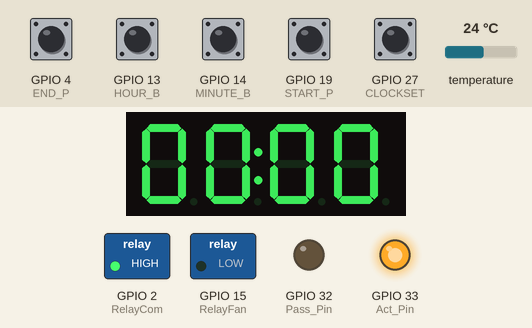
Recording of a sketch running on a simulated ESP32. On the bench: 4-digit seven-segment display, switched loads named in the sketch (green lamp = pin HIGH), output pins drawn as LEDs (lit = HIGH). The test bench sets the inputs (shaded band); at power-on: GPIO 4 (END_P), GPIO 13 (HOUR_B), GPIO 14 (MINUTE_B), GPIO 19 (START_P), GPIO 27 (CLOCKSET) HIGH, temperature 24 °C. The local clock reads 2024-03-15 10:24:30 at power-on unless the sketch sets it.

Above: at 1.2 s.
1.3 s: GPIO 19 (START_P) pulled LOW for 1 s
At 3.2 s:
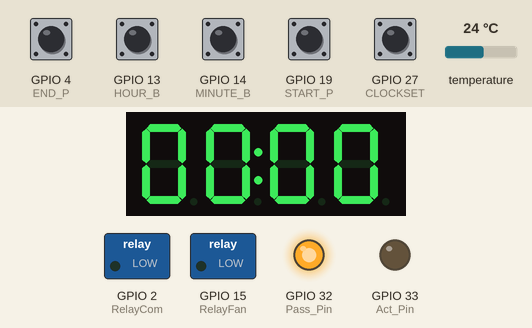
4.9 s: GPIO 13 (HOUR_B) pulled LOW for 1 s
At 7.1 s:
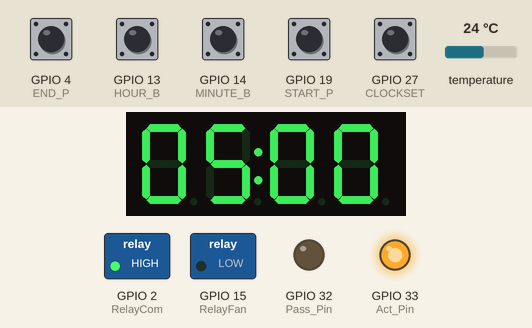
7.4 s: GPIO 14 (MINUTE_B) pulled LOW for 0.15 s
At 8.6 s:
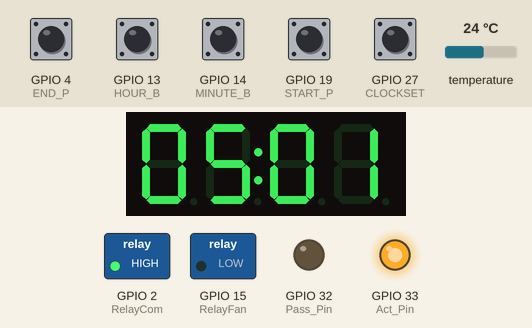
9.1 s: GPIO 27 (CLOCKSET) pulled LOW for 0.15 s
At 10.3 s:
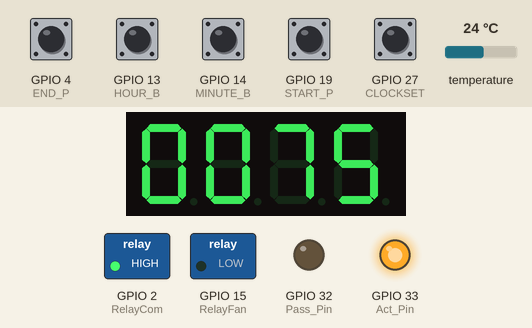
Timing chart, 0 to 12.1 s (numbered marks = the images above; inputs shaded):
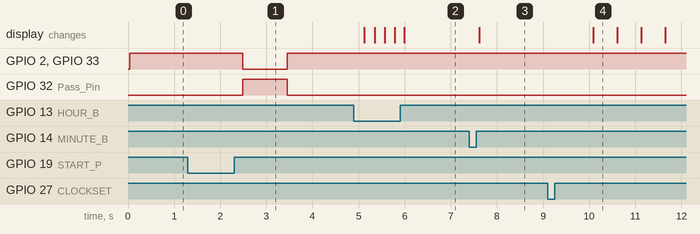

The sketch:

CONTROL_PANEL_TEST_CODE.ino
```cpp
#include <TM1637Display.h>
#include <OneWire.h>
#include <DallasTemperature.h>
#include <Wire.h>
#include "RTClib.h"

#define ONE_WIRE_BUS 16//temp sens
#define CLK 22//seven segment pins
#define DIO 23
#define CLOCKSET 27//buttons
#define HOUR_B 13
#define MINUTE_B 14
#define START_P 19
#define END_P 4
#define Pass_Pin 32 //PASSIVE LED
#define Act_Pin 33 //ACTIVE LED
#define RelayFan 15 // FAN
#define RelayCom 2 //Compressor

RTC_DS3231 rtc;

TM1637Display display(CLK,DIO);
OneWire oneWire(ONE_WIRE_BUS);
DallasTemperature sensors(&oneWire);

int hours = 0;
int minutes = 0;
bool running = false;
bool countdownTrigger = false;
bool autoOverride = false;
int lastMinute = -1;
float temp = 0.0;
unsigned long previousMillis = 0;

void setup() {
  // put your setup code here, to run once:
  pinMode(HOUR_B, INPUT_PULLUP);
  pinMode(MINUTE_B, INPUT_PULLUP);
  pinMode(CLOCKSET, INPUT_PULLUP);
  pinMode(START_P, INPUT_PULLUP);
  pinMode(END_P, INPUT_PULLUP);
  pinMode(Pass_Pin, OUTPUT);
  pinMode(Act_Pin, OUTPUT);
  pinMode(RelayFan, OUTPUT);
  pinMode(RelayCom, OUTPUT);

  Serial.begin(9600); //FOR DEBUG SERIAL
  sensors.begin();
  display.setBrightness(0x0f);
  updateDisplay();

  Wire.begin(18, 21);  // SDA=18, SCL=21
  if (!rtc.begin()) {
    Serial.println("Couldn't find RTC");
    while (1);
  }
}

void updateDisplay() {
  int displayTime = hours * 100 + minutes; //For time display
  display.showNumberDecEx(displayTime, 0b01000000, true);

}

void countDown() {
  //makes timer start counting down
  if (minutes > 0) {
    minutes--;
  } else if (hours > 0) {
    hours--;
    minutes = 59;//decreases hours and turns minutes into 59
  } else {
    running = false;
    digitalWrite(Pass_Pin, LOW);
    digitalWrite(Act_Pin, HIGH);
    digitalWrite(RelayFan, LOW); //TURN OFF RELAY
    digitalWrite(RelayCom, HIGH); // TURN ON COMPRESSOR
  }

}

void toggleFan() {
  sensors.requestTemperatures();
  temp = sensors.getTempFByIndex(0);
  if (digitalRead(RelayCom) == HIGH) return; // skip fan control if compressor is on
  if (temp >= 41.0) { //DEFAULT 41
    //Serial.println(temp); //REMOVE ON FINAL DRAFT
    delay(200);
    digitalWrite(RelayFan, HIGH); //TURN ON RELAY
  } else if (temp <= 38.0) { //DEFAULT 38
    //Serial.println(temp); //REMOVE ON FINAL DRAFT
    delay(200);
    digitalWrite(RelayFan, LOW); //TURN OFF
  }
}

void flashTemperature() {
  sensors.requestTemperatures();
  float t = sensors.getTempFByIndex(0);
  int tempInt = (int)t;

  unsigned long startTime = millis();

  // Flash temperature for 3 seconds
  while (millis() - startTime < 3000) {
    display.showNumberDec(tempInt, true);   // Show temp
    delay(500);
    display.clear();                        // Blank display
    delay(500);
  }

  updateDisplay(); // Return to timer display
}

void loop() {
  DateTime now = rtc.now();
  int currentHour = now.hour();
  int currentMinute = now.minute();

  if (now.minute() != lastMinute) {
    autoOverride = false;
    lastMinute = now.minute();
  }

  //Serial.print("    Time: ");//REMOVE FOR FINAL
  //Serial.print(now.hour(), DEC);
  //erial.print(':');
  //Serial.print(now.minute(), DEC);
  //Serial.print(':');
  //Serial.print(now.second(), DEC);
  //Serial.println();
  //delay(1000); // Update every second

  if (digitalRead(CLOCKSET) == LOW) {
    delay(200);
    flashTemperature();  // show temp for 3 seconds
  }

  if (!autoOverride && !countdownTrigger && !running && currentHour == 17 && currentMinute == 0) { //DEFAULT HOUR 17 MINUTE 0
    hours = 1; //change to 3
    minutes = 0;
    running = true;
    countdownTrigger = true;
    digitalWrite(Pass_Pin, HIGH);
    digitalWrite(Act_Pin, LOW);
    digitalWrite(RelayCom, LOW); //TURN OFF COMPRESSOR
  } else if (!running) {
    // Outside auto window
    digitalWrite(Pass_Pin, LOW);
    digitalWrite(Act_Pin, HIGH);
    digitalWrite(RelayFan, LOW);  // FAN OFF
    digitalWrite(RelayCom, HIGH);   // COMPRESSOR ON
  }

  if(!running) countdownTrigger = false;

  if (digitalRead(HOUR_B) == LOW) {
    delay(200);
    hours = (hours + 1) % 24; //if hours reach 24 it rolls over back to 0
    updateDisplay();
  }

  if (digitalRead(MINUTE_B) == LOW) {
    delay(200);
    minutes = (minutes +1) % 60; //if minutes reach 60, rolls over back to 0
    if (minutes == 0) hours = (hours + 1) % 24; //and hours increase by 1
    updateDisplay();
  }

  if (digitalRead(START_P) == LOW) {
    delay(200);
    running = true;
    digitalWrite(Pass_Pin, HIGH);
    digitalWrite(Act_Pin, LOW);
    digitalWrite(RelayCom, LOW); //TURN OFF COMPRESSOR

  }
  if (digitalRead(END_P) == LOW) {
    delay(200);
    //shut down the countdown
    autoOverride = true;
    running = false;
    hours = 0;
    minutes = 0;
    digitalWrite(Pass_Pin, LOW);
    digitalWrite(Act_Pin, HIGH);
    digitalWrite(RelayFan, LOW); //TURN OFF RELAY
    digitalWrite(RelayCom, HIGH); //TURN ON COMPRESSOR
    updateDisplay();
  }

  if (running) {
    unsigned long currentMillis = millis();
    if (currentMillis - previousMillis >= 1000) { ///switch to 1000 for testing(1second) DEFAULT 60000(1minute)
      previousMillis = currentMillis;
      countDown();
      updateDisplay();
    }
    toggleFan();
  } else {
    digitalWrite(RelayFan, LOW);
    digitalWrite(RelayCom, HIGH); //TURN ON COMPRESSOR
  }

}
```

Measured:
- after the input at 1.3 s, GPIO 2 (RelayCom), GPIO 33 (Act_Pin): HIGH → LOW after 1.2 s, → HIGH 0.97 s later; GPIO 32 (Pass_Pin): LOW → HIGH after 1.2 s, → LOW 0.97 s later
- after the input at 4.9 s, the display: first changes after 0.22 s (image 2 shows a later state)
- after the input at 7.4 s, the display: changes after 0.22 s (image 3)
- after the input at 9.1 s, the display: changes after 0.99 s (image 4)
- what the display in image 4 shows lasts 0.5 s, from 10.1 s to 10.6 s
